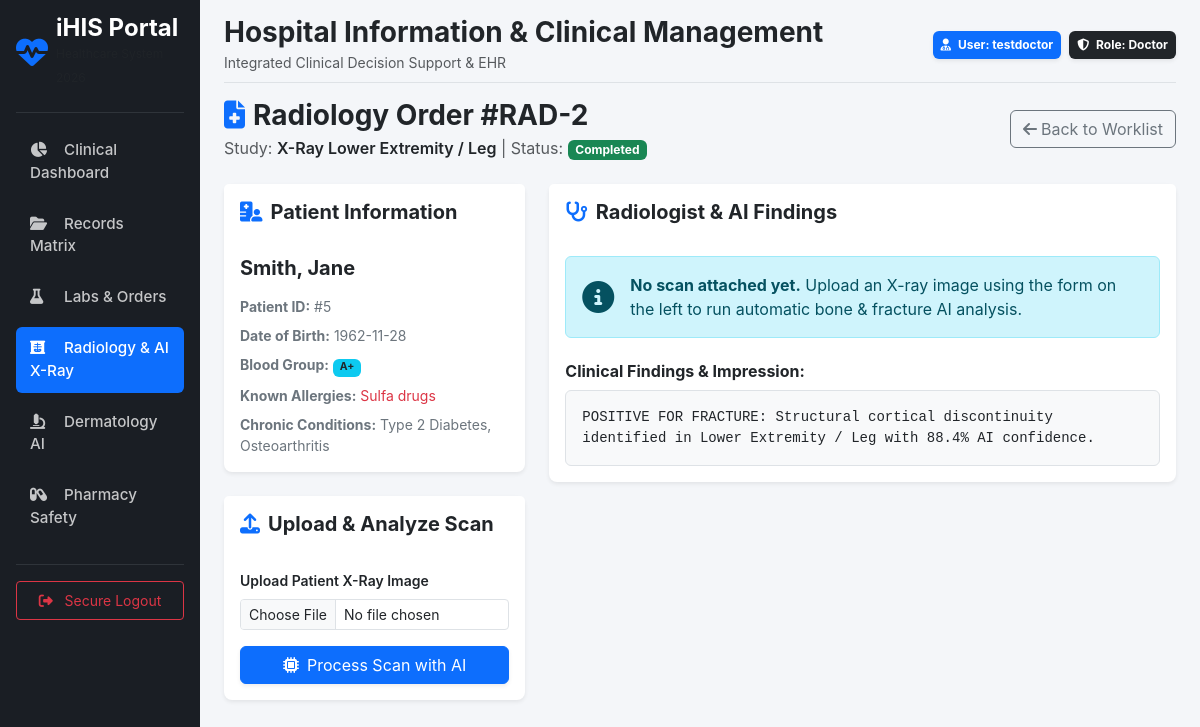
The page /radiology/order/2 (signed in) on the database its author committed.
### models/user.py (models this page shows, shortened)
class User(db.Model, UserMixin):
    __tablename__ = 'users'
    id = db.Column(db.Integer, primary_key=True)
    username = db.Column(db.String(80), unique=True, nullable=False, index=True)
    email = db.Column(db.String(120), unique=True, nullable=False, index=True)
    password_hash = db.Column(db.String(128), nullable=False)
    role_id = db.Column(db.Integer, db.ForeignKey('roles.id'), nullable=False)
    role = db.relationship('Role', backref=db.backref('users', lazy=True))
    created_at = db.Column(db.DateTime, default=datetime.utcnow)
    updated_at = db.Column(db.DateTime, default=datetime.utcnow, onupdate=datetime.utcnow)
    is_deleted = db.Column(db.Boolean, default=False, nullable=False) # Soft-delete mechanism

class Role(db.Model):
    __tablename__ = 'roles'
    id = db.Column(db.Integer, primary_key=True)
    name = db.Column(db.String(50), unique=True, nullable=False, index=True) # e.g., 'Doctor', 'Patient'
    description = db.Column(db.String(255))

### models/orders.py (models this page shows)
class RadiologyOrder(db.Model):
    __tablename__ = 'radiology_orders'
    id = db.Column(db.Integer, primary_key=True)
    patient_id = db.Column(db.Integer, db.ForeignKey('patients.id'), nullable=False)
    doctor_id = db.Column(db.Integer, db.ForeignKey('users.id'), nullable=False)
    imaging_type = db.Column(db.String(100), nullable=False) # e.g., 'X-Ray Chest', 'X-Ray Wrist / Hand'
    status = db.Column(db.String(30), default='Ordered')     # Ordered, Scheduled, Completed
    findings = db.Column(db.Text, nullable=True)
    image_url = db.Column(db.String(255), nullable=True)     # Path to uploaded scan file
    created_at = db.Column(db.DateTime, default=datetime.utcnow)
    doctor = db.relationship('User', foreign_keys=[doctor_id])

### models/patient.py (models this page shows, shortened)
class Patient(db.Model):
    __tablename__ = 'patients'
    id = db.Column(db.Integer, primary_key=True)
    user_id = db.Column(db.Integer, db.ForeignKey('users.id'), unique=True, nullable=False)
    first_name = db.Column(db.String(100), nullable=False)
    last_name = db.Column(db.String(100), nullable=False, index=True)
    date_of_birth = db.Column(db.Date, nullable=False)
    gender = db.Column(db.String(20), default='Not Specified')  # Male, Female, Other
    blood_type = db.Column(db.String(5))
    phone = db.Column(db.String(30), nullable=True)
    allergies = db.Column(db.Text)               # General allergies (e.g. latex, dust, peanuts)
    drug_sensitivities = db.Column(db.Text)      # Specific drug sensitivities & adverse reactions
    chronic_diseases = db.Column(db.Text)
    created_at = db.Column(db.DateTime, default=datetime.utcnow)
    updated_at = db.Column(db.DateTime, default=datetime.utcnow, onupdate=datetime.utcnow)
    is_deleted = db.Column(db.Boolean, default=False, nullable=False)
    user = db.relationship('User', backref=db.backref('patient_profile', uselist=False))
    vital_signs = db.relationship('VitalSigns', backref='patient', lazy=True, order_by='desc(VitalSigns.recorded_at)')
    medical_records = db.relationship('MedicalRecord', backref='patient', lazy=True, order_by='desc(MedicalRecord.created_at)')
    lab_orders = db.relationship('LabOrder', backref='patient', lazy=True, order_by='desc(LabOrder.created_at)')
    radiology_orders = db.relationship('RadiologyOrder', backref='patient', lazy=True, order_by='desc(RadiologyOrder.created_at)')
    prescriptions = db.relationship('Prescription', backref='patient', lazy=True, order_by='desc(Prescription.created_at)')

### routes/radiology.py (the view, shortened to what this page needs)
@radiology_bp.route('/order/<int:order_id>', methods=['GET', 'POST'])
@login_required
@roles_required('Doctor', 'Admin')
def order_detail(order_id):
    order = RadiologyOrder.query.get_or_404(order_id)
    patient = Patient.query.get(order.patient_id)
    return render_template('radiology/order_detail.html', order=order, patient=patient)

### app.py (called while the page is built)
@login_manager.user_loader
def load_user(user_id):
    from models.user import User
    return db.session.get(User, int(user_id))

### services/auth_helpers.py (called while the page is built)
def roles_required(*role_names):
    def decorator(f):
        @wraps(f)
        def decorated_function(*args, **kwargs):
            if not current_user.is_authenticated or current_user.role.name not in role_names:
                abort(403)
            return f(*args, **kwargs)
        return decorated_function
    return decorator

### templates/radiology/order_detail.html
{% extends 'base.html' %}
{% block content %}
<div class="d-flex justify-content-between align-items-center mb-4">
    <div>
        <h3 class="fw-bold mb-1">
            <i class="fa-solid fa-file-medical text-primary me-2"></i>Radiology Order #RAD-{{ order.id }}
        </h3>
        <p class="text-muted mb-0">Study: <span class="fw-semibold text-dark">{{ order.imaging_type }}</span> | Status: <span class="badge {% if order.status == 'Completed' %}bg-success{% else %}bg-warning text-dark{% endif %}">{{ order.status }}</span></p>
    </div>
    <a href="{{ url_for('radiology.dashboard') }}" class="btn btn-outline-secondary">
        <i class="fa-solid fa-arrow-left me-1"></i>Back to Worklist
    </a>
</div>
<div class="row g-4">
    <div class="col-md-4">
        <div class="card border-0 shadow-sm mb-4">
            <div class="card-header bg-white border-0 py-3">
                <h5 class="mb-0 text-dark fw-bold"><i class="fa-solid fa-hospital-user text-primary me-2"></i>Patient Information</h5>
            </div>
            <div class="card-body">
                {% if patient %}
                    <h5 class="fw-bold text-dark">{{ patient.last_name }}, {{ patient.first_name }}</h5>
                    <ul class="list-unstyled small text-secondary mt-3 mb-0">
                        <li class="mb-2"><strong>Patient ID:</strong> #{{ patient.id }}</li>
                        <li class="mb-2"><strong>Date of Birth:</strong> {{ patient.date_of_birth }}</li>
                        <li class="mb-2"><strong>Blood Group:</strong> <span class="badge bg-info text-dark">{{ patient.blood_type }}</span></li>
                        <li class="mb-2"><strong>Known Allergies:</strong> <span class="text-danger">{{ patient.allergies or 'None' }}</span></li>
                        <li><strong>Chronic Conditions:</strong> {{ patient.chronic_diseases or 'None' }}</li>
                    </ul>
                {% else %}
                    <p class="text-muted small">Patient record not found.</p>
                {% endif %}
            </div>
        </div>
        <div class="card border-0 shadow-sm">
            <div class="card-header bg-white border-0 py-3">
                <h5 class="mb-0 text-dark fw-bold"><i class="fa-solid fa-upload text-primary me-2"></i>Upload & Analyze Scan</h5>
            </div>
            <div class="card-body">
                <form action="{{ url_for('radiology.order_detail', order_id=order.id) }}" method="POST" enctype="multipart/form-data">
                    <div class="mb-3">
                        <label class="form-label small fw-semibold">Upload Patient X-Ray Image</label>
                        <input type="file" name="scan_file" class="form-control form-control-sm" accept="image/*" required>
                    </div>
                    <button type="submit" class="btn btn-primary w-100 shadow-sm">
                        <i class="fa-solid fa-microchip me-2"></i>Process Scan with AI
                    </button>
                </form>
            </div>
        </div>
    </div>
    <div class="col-md-8">
        <div class="card border-0 shadow-sm">
            <div class="card-header bg-white border-0 py-3 d-flex justify-content-between align-items-center">
                <h5 class="mb-0 text-dark fw-bold"><i class="fa-solid fa-stethoscope text-primary me-2"></i>Radiologist & AI Findings</h5>
            </div>
            <div class="card-body">
                {% if order.image_url %}
                    <div class="text-center bg-black p-3 rounded mb-4">
                        <img src="{{ url_for('radiology.serve_upload', filename=order.image_url) }}" class="img-fluid rounded" style="max-height: 420px; object-fit: contain;" alt="Order Scan">
                    </div>
                {% else %}
                    <div class="alert alert-info d-flex align-items-center mb-4">
                        <i class="fa-solid fa-circle-info fa-2x me-3"></i>
                        <div>
                            <strong>No scan attached yet.</strong> Upload an X-ray image using the form on the left to run automatic bone & fracture AI analysis.
                        </div>
                    </div>
                {% endif %}
                <h6 class="fw-bold text-dark mb-2">Clinical Findings & Impression:</h6>
                <div class="p-3 bg-light rounded border">
                    {% if order.findings %}
                        <pre class="mb-0 font-monospace small" style="white-space: pre-wrap; font-family: inherit;">{{ order.findings }}</pre>
                    {% else %}
                        <span class="text-muted fst-italic">No findings entered.</span>
                    {% endif %}
                </div>
            </div>
        </div>
    </div>
</div>
{% endblock %}

### templates/base.html (shortened to what this page needs)
<!DOCTYPE html>
<html lang="en">
<head>
    <link href="https://cdn.jsdelivr.net/npm/bootstrap@5.3.0/dist/css/bootstrap.min.css" rel="stylesheet">
    <link href="https://cdnjs.cloudflare.com/ajax/libs/font-awesome/6.4.0/css/all.min.css" rel="stylesheet">
</head>
<body>
    <div class="container-fluid">
        <div class="row">
            <nav class="col-md-3 col-lg-2 d-md-block sidebar collapse p-3 shadow">
                <div class="d-flex align-items-center mb-4 text-white text-decoration-none">
                    <i class="fa-solid fa-heart-pulse fa-2x me-2 text-primary"></i>
                    <div>
                        <span class="fs-4 fw-bold d-block lh-1">iHIS Portal</span>
                        <small class="text-muted" style="font-size: 0.75rem;">Healthcare System 2026</small>
                    </div>
                </div>
                <hr class="border-secondary">
                <ul class="nav nav-pills flex-column mb-auto">
                    <li class="nav-item">
                        <a href="/portal/doctor" class="nav-link {% if request.path == '/portal/doctor' %}active{% endif %}">
                            <i class="fa-solid fa-chart-pie me-2"></i> Clinical Dashboard
                        </a>
                    </li>
                    <li>
                        <a href="{{ url_for('clinical.records_matrix') }}" class="nav-link {% if '/clinical/records' in request.path or '/clinical/patient' in request.path or '/clinical/examination' in request.path %}active{% endif %}">
                            <i class="fa-solid fa-folder-open me-2"></i> Records Matrix
                        </a>
                    </li>
                    <li>
                        <a href="{{ url_for('orders.orders_hub') }}" class="nav-link {% if '/orders' in request.path %}active{% endif %}">
                            <i class="fa-solid fa-flask me-2"></i> Labs & Orders
                        </a>
                    </li>
                    <li>
                        <a href="{{ url_for('radiology.dashboard') }}" class="nav-link {% if '/radiology' in request.path %}active{% endif %}">
                            <i class="fa-solid fa-x-ray me-2"></i> Radiology & AI X-Ray
                        </a>
                    </li>
                    <li>
                        <a href="{{ url_for('dermatology.analyze_lesion') }}" class="nav-link {% if '/dermatology' in request.path %}active{% endif %}">
                            <i class="fa-solid fa-microscope me-2"></i> Dermatology AI
                        </a>
                    </li>
                    <li>
                        <a href="/pharmacy/review" class="nav-link {% if '/pharmacy' in request.path %}active{% endif %}">
                            <i class="fa-solid fa-capsules me-2"></i> Pharmacy Safety
                        </a>
                    </li>
                </ul>
                <hr class="border-secondary">
                <div class="dropdown">
                    <a href="{{ url_for('auth.logout') }}" class="btn btn-outline-danger w-100 btn-sm py-2">
                        <i class="fa-solid fa-right-from-bracket me-2"></i> Secure Logout
                    </a>
                </div>
            </nav>
            <main class="col-md-9 ms-sm-auto col-lg-10 px-md-4 main-content">
                <div class="d-flex justify-content-between flex-wrap flex-md-nowrap align-items-center pt-3 pb-2 mb-3 border-bottom">
                    <div>
                        <h2 class="h3 text-dark fw-bold mb-0">Hospital Information & Clinical Management</h2>
                        <small class="text-muted">Integrated Clinical Decision Support & EHR</small>
                    </div>
                    <div class="d-flex align-items-center">
                        <div class="badge bg-primary p-2 shadow-sm me-2">
                            <i class="fa-solid fa-user-doctor me-1"></i> User: {{ current_user.username }}
                        </div>
                        <div class="badge bg-dark p-2 shadow-sm">
                            <i class="fa-solid fa-shield-halved me-1"></i> Role: {{ current_user.role.name }}
                        </div>
                    </div>
                </div>
                {% block content %}{% endblock %}
            </main>
        </div>
    </div>
</body>
</html>

### templates/base.html (style rules this page uses)
body { overflow-x: hidden; background-color: #f8f9fa; font-family: -apple-system, BlinkMacSystemFont, "Segoe UI", Roboto, "Helvetica Neue", Arial, sans-serif; }
.sidebar { min-height: 100vh; background: #1a1e24; color: white; transition: all 0.3s; }
.sidebar .nav-link { color: rgba(255,255,255,0.75); margin-bottom: 8px; border-radius: 6px; padding: 10px 14px; font-weight: 500; font-size: 0.95rem; }
.sidebar .nav-link:hover, .sidebar .nav-link.active { color: white; background: #0d6efd; }
.sidebar .nav-link i { width: 22px; }
.main-content { min-height: 100vh; background-color: #f4f6f9; }
.card { border-radius: 8px; }

### rows shown on the page
User: username "testdoctor"
Role: role.name "Doctor"
RadiologyOrder: id "2", imaging_type "X-Ray Lower Extremity / Leg", status "Completed", findings "POSITIVE FOR FRACTURE: Structural cortical discontinuity identified in Lower Extremity / Leg with 88.4% AI confidence."
Patient: last_name "Smith", first_name "Jane", id "5", date_of_birth "1962-11-28", blood_type "A+", allergies "Sulfa drugs", chronic_diseases "Type 2 Diabetes, Osteoarthritis"
